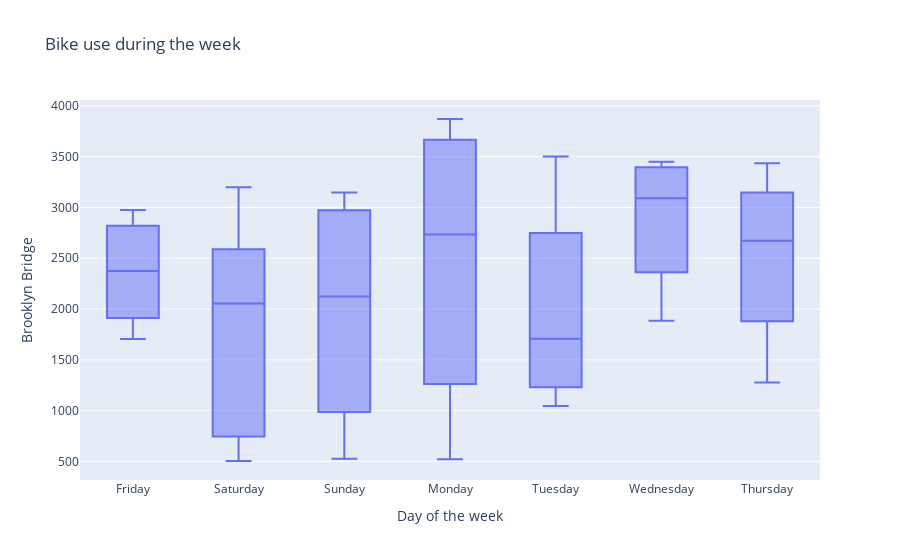

Notebook source saved alongside this figure:
### Code cell
visual = plt.box(bikecounts_df, x ='Day of the week', y = 'Brooklyn Bridge', title = 'Bike use during the week')
visual

### Figure 1 — Plotly figure (JSON) as saved in the notebook; plotly's stock layout.template omitted (floating-point values rounded to 4 significant figures)
{"data": [{"alignmentgroup": "True", "hovertemplate": "Day of the week=%{x}<br>Brooklyn Bridge=%{y}<extra></extra>", "legendgroup": "", "marker": {"color": "#636efa"}, "name": "", "notched": false, "offsetgroup": "", "orientation": "v", "showlegend": false, "type": "box", "x": ["Friday", "Saturday", "Sunday", "Monday", "Tuesday", "Wednesday", "Thursday", "Friday", "Saturday", "Sunday", "Monday", "Tuesday", "Wednesday", "Thursday", "Friday", "Saturday", "Sunday", "Monday", "Tuesday", "Wednesday", "Thursday", "Friday", "Saturday", "Sunday", "Monday", "Tuesday", "Wednesday", "Thursday", "Friday", "Saturday"], "x0": " ", "xaxis": "x", "y": [1704, 827, 526, 521, 1416, 1885, 1276, 1982, 504, 1447, 2005, 1045, 2840, 2861, 2770, 2384, 3147, 3871, 3501, 3450, 3436, 2975, 2055, 2798, 3463, 1997, 3343, 2486, 2375, 3199], "y0": " ", "yaxis": "y"}], "layout": {"boxmode": "group", "legend": {"tracegroupgap": 0}, "title": {"text": "Bike use during the week"}, "xaxis": {"anchor": "y", "domain": [0, 1], "title": {"text": "Day of the week"}}, "yaxis": {"anchor": "x", "domain": [0, 1], "title": {"text": "Brooklyn Bridge"}}}}
